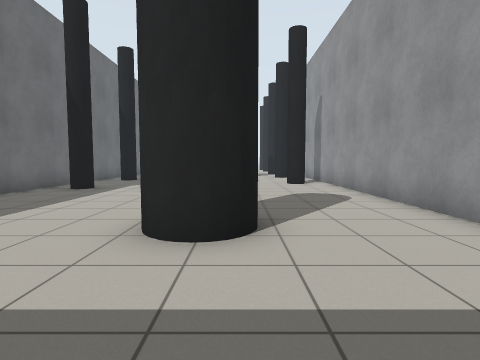
[1] (above)

15 first-person views from a walk through a robot-simulator world made for Gazebo. The camera is 0.94 m above the floor, tilts 4° down and sees 80° across. The floor is counted in squares, 1 m on a side. Each view is taken from the middle of a square. On the plan, view 1 faces up. The plan holds only what a view shows up to about 11 squares ahead; the rest is blank.

[2]
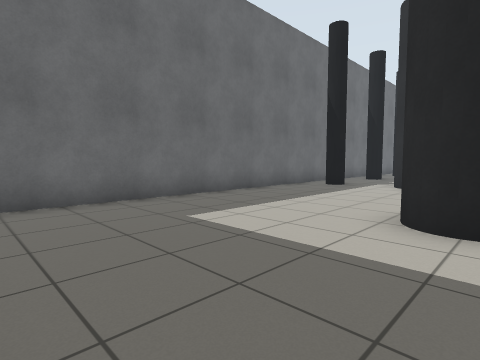

[3]
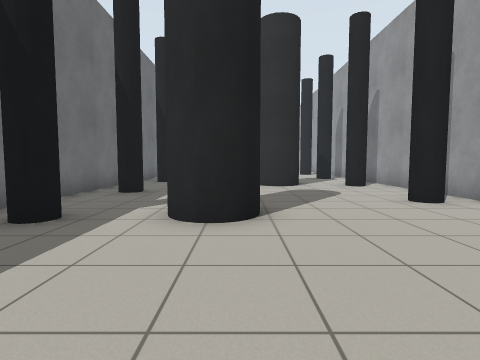

[4]
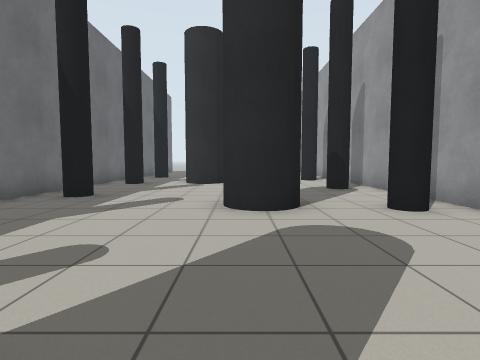

[5]
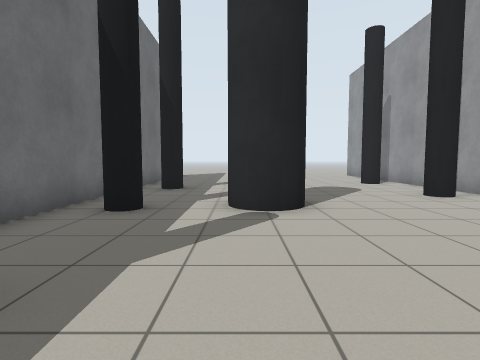

[6]
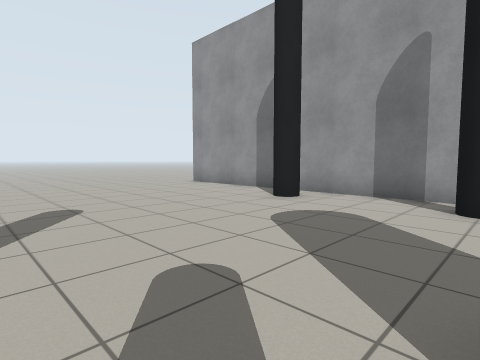

[7]
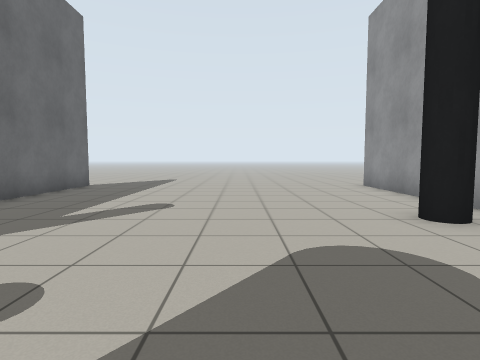

[8]
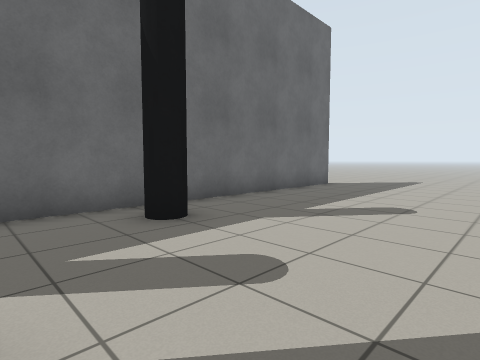

[9]
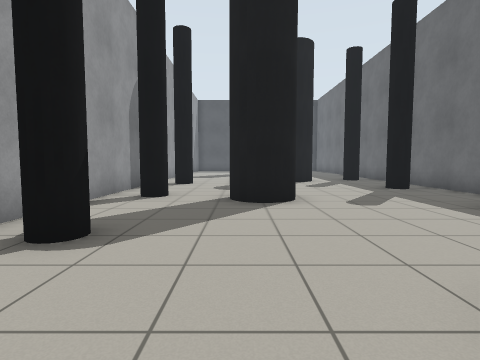

[10]
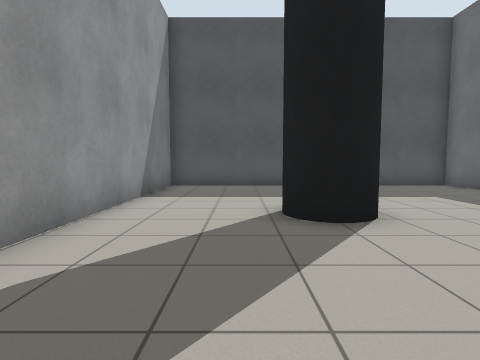

[11]
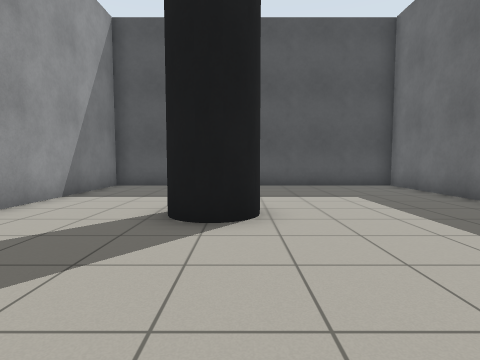

[12]
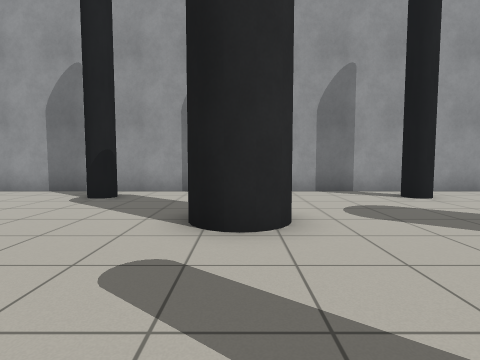

[13]
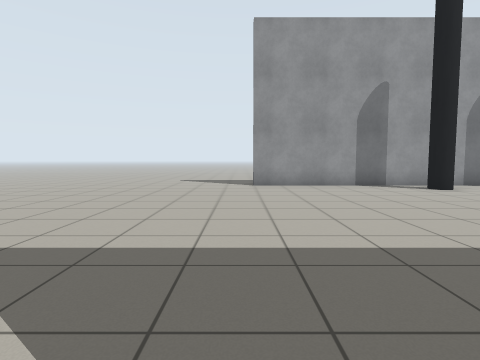

[14]
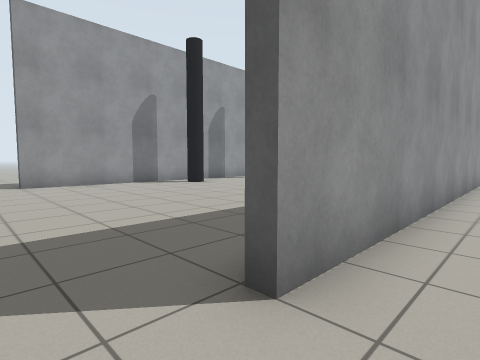

[15]
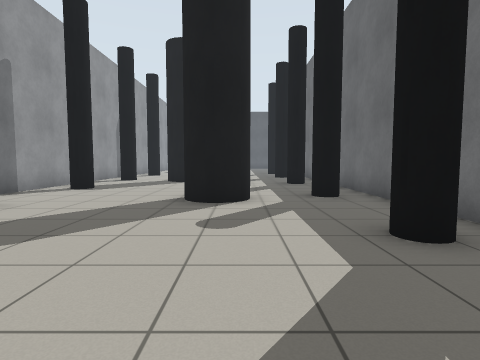

### Floor plan
Points are (right, up) in squares from view 1. A wall is a line through its corners. A room is listed if a view was taken in it or the views show most of it. See-through windows are left out.
Room 1 (views 1, 2, 3, 4, 5, 6, 7, 8, 9, 10, 11, 12, 13, 15)
walls: (-6.5, 33.5) (-6.5, -1.5) (3.6, -1.5) (3.6, 33.5)
ways out: opening at (-7, 34.5) to room 2; opening at (4, 34.5)
objects: pole (-5, 9) to (-5, 10); pole (-5, 13) to (-5, 14); pole (-5, 17) to (-5, 18); pole (-5, 21) to (-5, 22); pole (-5, 25) to (-5, 26); pole (-3, 9) to (-2, 11); pole (-3, 21) to (-2, 23); pole (-1, 3) to (0, 5); pole (-1, 15) to (0, 17); pole (2, 11) to (2, 12); pole (2, 15) to (2, 16); pole (2, 19) to (2, 20); pole (2, 23) to (2, 24); pole (2, 27) to (2, 28)
Room 2 (view 14)
walls: (-6.9, 21.9) (-6.9, 33.5)
ways out: opening at (-7, 34.5) to room 1

Where each view was taken, in squares from view 1:
view 1: 0 up, 0 right, facing up
view 2: 1 down, 0 right, facing up-left
view 3: 5 up, 2 left, facing up
view 4: 10 up, 1 left, facing up
view 5: 16 up, 3 left, facing up
view 6: 23 up, 4 left, facing up-right
view 7: 23 up, 1 left, facing up
view 8: 23 up, 1 left, facing up-left
view 9: 23 up, 0 right, facing down
view 10: 9 up, 1 right, facing down
view 11: 9 up, 1 left, facing down
view 12: 16 up, 5 left, facing right
view 13: 34 up, 7 left, facing right
view 14: 35 up, 8 left, facing down-right
view 15: 29 up, 3 left, facing down
